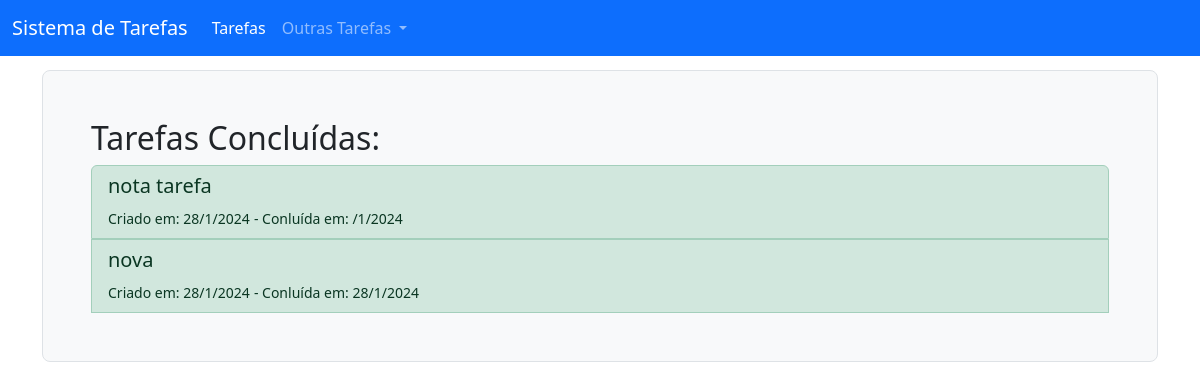
The page /tarefas/concluidas/ on the database its author committed.
### tarefas/models.py (models this page shows, shortened)
class Tarefa(models.Model):
    Opcoes_Status = (
        ('concluída', 'Concluída',),
        ('pendente', 'Pendente'),
        ('adiada', 'Adiada'),
    )
    Opcoes_Categoria = (
        ('urgente','Urgente'),
        ('importante', 'Importante'),
        ('comum', 'Comum'),
    )
    descricao = models.CharField(max_length=200)
    criacao = models.DateTimeField(auto_now_add = True)
    categoria = models.CharField(max_length=25, choices=Opcoes_Categoria, default = 'comum')
    status = models.CharField(max_length=25, choices = Opcoes_Status, default='pendente')
    conclusao = models.DateTimeField(null=True, blank=True)
    prazo = models.DateTimeField(null=True, blank=True)
    dia_restante = models.IntegerField(null=True, blank=True)

### tarefas/views.py (the view)
# urls.py: path('concluidas/', views.tarefas_concluidas_list, name = 'tarefas_concluidas_list'),
def tarefas_concluidas_list(request):
    tarefas_concluidas = Tarefa.objects.filter(status='concluída')
    return render(request, 'tarefas/tarefas_concluidas.html',
                  {'tarefas_concluidas':tarefas_concluidas})

### tarefas/templates/tarefas/tarefas_concluidas.html (shortened to what this page needs)
{% extends 'base.html' %}
{% load crispy_forms_tags %}
{% block content %}
    <div class="h-100 p-5 bg-light border rounded-3">
        <h2> Tarefas Concluídas: </h2>
        <div class="list-group">
            {% for tarefa in tarefas_concluidas %}
                <button type="button" class="list-group-item list-group-item-success list-group-item-action" data-bs-toggle="modal" data-bs-target="#modal{{ tarefa.id }}">
                <h5>{{ tarefa.descricao }}</h5>
                <small>Criado em: {{ tarefa.criacao.day }}/{{ tarefa.criacao.month }}/{{ tarefa.criacao.year }}</small>
                <small> - Conluída em: {{ tarefa.conclusao.day}}/{{ tarefa.criacao.month }}/{{ tarefa.criacao.year }}</small>
                </button>
                {% empty %}
                    <h2> Nenhuma tarefa foi conluída </h2>
            {% endfor %}
        </div>
{% endblock %}

### rows shown on the page
Tarefa: descricao "nota tarefa", criacao.day "28", criacao.month "1", criacao.year "2024"
Tarefa: descricao "nova", criacao.day "28", criacao.month "1", criacao.year "2024", conclusao.day "28"
